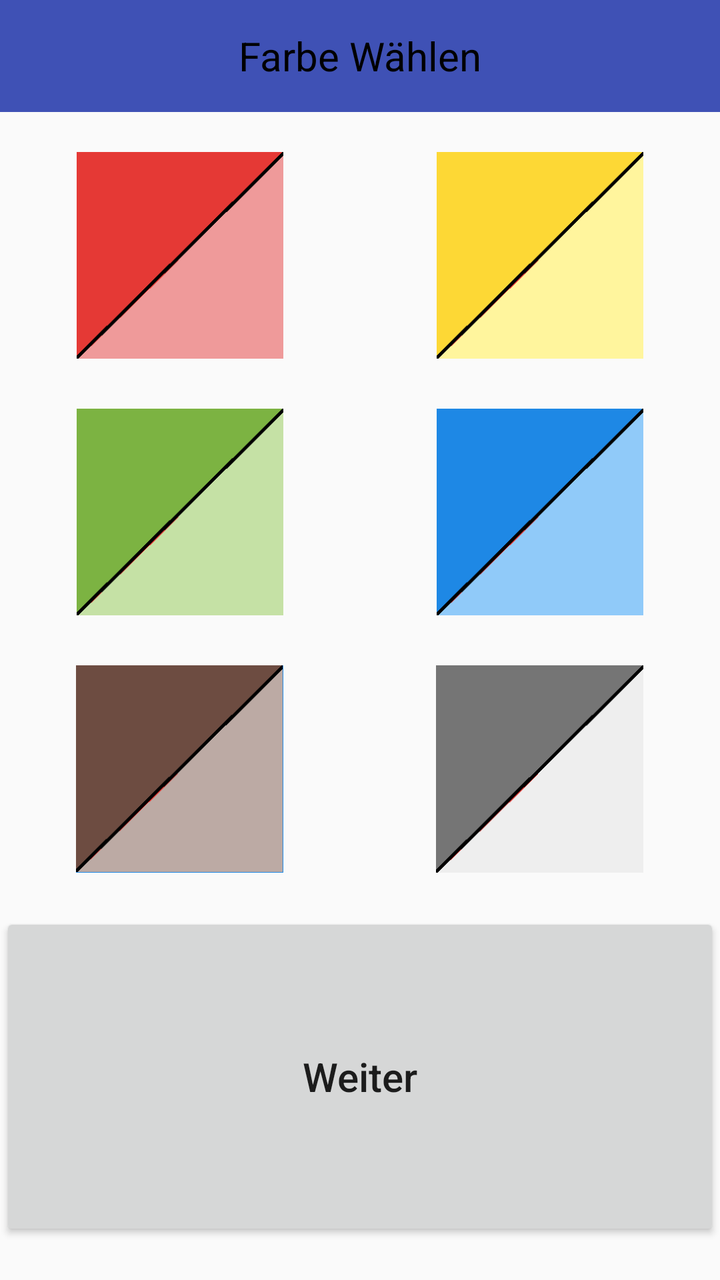
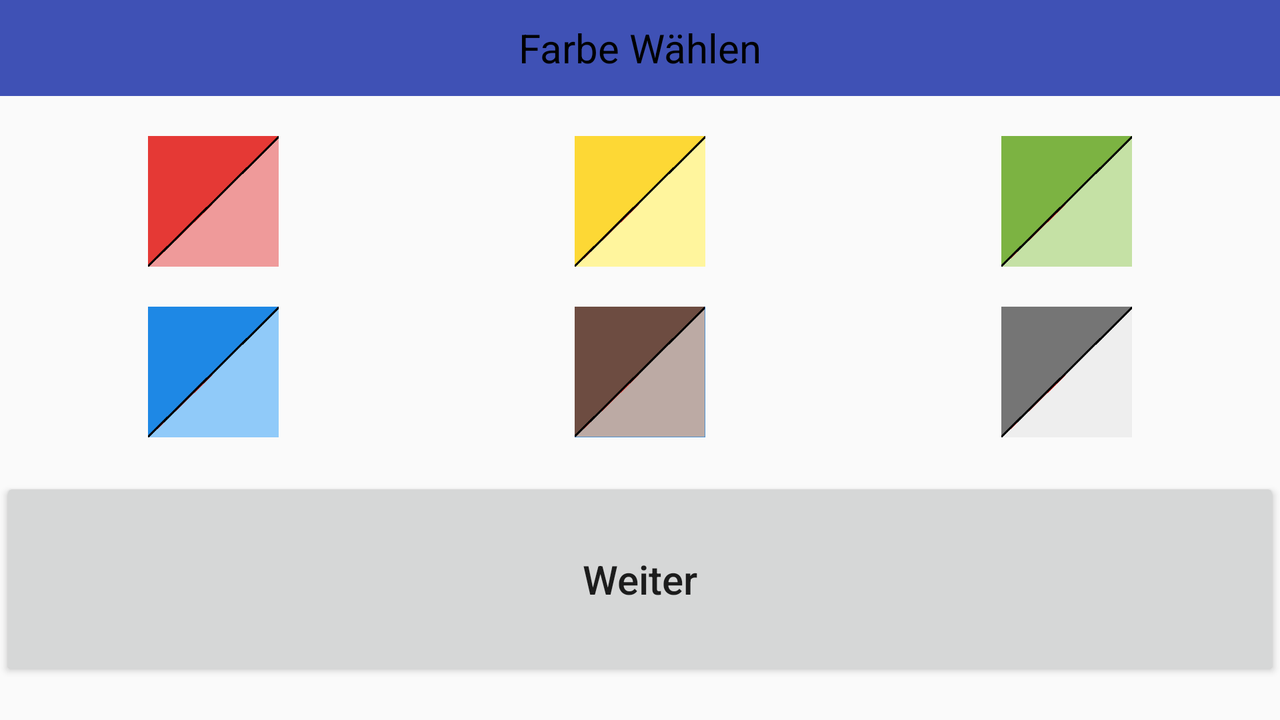

Two renders of one Android screen. The first uses the default layout on a phone; the second uses the alternative layout the repository ships for a different screen configuration, on a matching device. The two XML files are below.
<!-- AndroidManifest.xml: application theme AppTheme -->
<!-- res/layout/content_colour.xml -->
<?xml version="1.0" encoding="utf-8"?>
<TableLayout xmlns:android="http://schemas.android.com/apk/res/android"
    xmlns:app="http://schemas.android.com/apk/res-auto"
    xmlns:tools="http://schemas.android.com/tools"
    android:id="@+id/content_button_select"
    android:orientation="vertical"
    android:layout_width="match_parent"
    android:layout_height="match_parent"
    app:layout_behavior="@string/appbar_scrolling_view_behavior"
    tools:context="com.example.jrgen.test1.Colour"
    tools:showIn="@layout/activity_colour">

    <android.support.v7.widget.Toolbar
        android:id="@+id/my_toolbar"
        android:layout_width="match_parent"
        android:layout_height="?attr/actionBarSize"
        android:background="?attr/colorPrimary"
        android:layout_gravity="center"
        android:theme="@style/ThemeOverlay.AppCompat.ActionBar"
        app:popupTheme="@style/ThemeOverlay.AppCompat.Light" >
        <TextView
            android:layout_width="wrap_content"
            android:layout_height="wrap_content"
            android:text="@string/colourTitle"
            android:layout_gravity="center"
            android:textColor="@color/colorBlack"
            android:textSize="20sp"
            android:id="@+id/toolbar_title" />
    </android.support.v7.widget.Toolbar>

    <LinearLayout
        android:paddingTop="20dp"
        android:paddingBottom="10dp"
        android:layout_weight="1"
        android:orientation="horizontal"
        android:layout_width="match_parent"
        android:layout_height="match_parent"
        android:baselineAligned="false">
        <RelativeLayout
            android:layout_weight="1"
            android:layout_width="match_parent"
            android:layout_height="match_parent">
            <ImageButton
                android:contentDescription="@string/colour"
                android:id="@+id/imageButton1"
                android:layout_centerVertical="true"
                android:layout_centerHorizontal="true"
                android:layout_width="wrap_content"
                android:layout_height="wrap_content"
                app:srcCompat="@drawable/farben_rot"
                android:background="#00000000"
                android:scaleType="fitCenter"
                android:adjustViewBounds="true"  />

        </RelativeLayout>
        <RelativeLayout
            android:layout_weight="1"
            android:layout_width="match_parent"
            android:layout_height="match_parent">

            <ImageButton
                android:id="@+id/imageButton2"
                android:layout_centerVertical="true"
                android:layout_centerHorizontal="true"
                android:layout_width="wrap_content"
                android:layout_height="wrap_content"
                app:srcCompat="@drawable/farben_gelb"
                android:background="#00000000"
                android:scaleType="fitCenter"
                android:adjustViewBounds="true"
                android:contentDescription="@string/colour" />
        </RelativeLayout>
    </LinearLayout>
    <LinearLayout
        android:paddingTop="15dp"
        android:paddingBottom="15dp"
        android:layout_weight="1"
        android:orientation="horizontal"
        android:layout_width="match_parent"
        android:layout_height="match_parent"
        android:baselineAligned="false">
        <RelativeLayout
            android:layout_weight="1"
            android:layout_width="match_parent"
            android:layout_height="match_parent">

            <ImageButton
                android:contentDescription="@string/colour"
                android:text="@string/button"
                android:id="@+id/imageButton3"
                android:layout_centerVertical="true"
                android:layout_centerHorizontal="true"
                android:textAllCaps="false"
                android:layout_width="wrap_content"
                android:layout_height="wrap_content"
                app:srcCompat="@drawable/farben_gruen"
                android:background="#00000000"
                android:scaleType="fitCenter"
                android:adjustViewBounds="true" />

        </RelativeLayout>
        <RelativeLayout
            android:layout_weight="1"
            android:layout_width="match_parent"
            android:layout_height="match_parent">

            <ImageButton
                android:contentDescription="@string/colour"
                android:id="@+id/imageButton4"
                android:layout_centerVertical="true"
                android:layout_centerHorizontal="true"
                android:textAllCaps="false"
                android:layout_width="wrap_content"
                android:layout_height="wrap_content"
                app:srcCompat="@drawable/farben_blau"
                android:background="#00000000"
                android:scaleType="fitCenter"
                android:adjustViewBounds="true" />

        </RelativeLayout>
    </LinearLayout>
    <LinearLayout
        android:paddingTop="10dp"
        android:paddingBottom="20dp"
        android:layout_weight="1"
        android:orientation="horizontal"
        android:layout_width="match_parent"
        android:layout_height="match_parent"
        android:baselineAligned="false">
        <RelativeLayout
            android:layout_weight="1"
            android:layout_width="match_parent"
            android:layout_height="match_parent">
            <ImageButton
                android:contentDescription="@string/colour"
                android:id="@+id/imageButton5"
                android:layout_centerVertical="true"
                android:layout_centerHorizontal="true"
                android:layout_width="wrap_content"
                android:layout_height="wrap_content"
                app:srcCompat="@drawable/farben_braun"
                android:background="#00000000"
                android:scaleType="fitCenter"
                android:adjustViewBounds="true" />

        </RelativeLayout>
        <RelativeLayout
            android:layout_weight="1"
            android:layout_width="match_parent"
            android:layout_height="match_parent">

            <ImageButton
                android:contentDescription="@string/colour"
                android:id="@+id/imageButton6"
                android:layout_centerVertical="true"
                android:layout_centerHorizontal="true"
                android:layout_width="wrap_content"
                android:layout_height="wrap_content"
                app:srcCompat="@drawable/farben_grau"
                android:background="#00000000"
                android:scaleType="fitCenter"
                android:adjustViewBounds="true" />

        </RelativeLayout>
    </LinearLayout>

    <LinearLayout
        android:layout_marginLeft="@dimen/activity_horizontal_margin"
        android:layout_marginRight="@dimen/activity_horizontal_margin"
        android:paddingBottom="20dp"
        android:layout_weight="0.9"
        android:orientation="horizontal"
        android:layout_width="match_parent"
        android:layout_height="match_parent"
        android:baselineAligned="false">
        <Button
            android:text="@string/pContinue"
            android:layout_width="match_parent"
            android:layout_gravity="center_horizontal|center_vertical"
            android:layout_height="match_parent"
            android:textSize="20sp"
            android:textAllCaps="false"
            android:id="@+id/button1" />

    </LinearLayout>


</TableLayout>
<!-- res/layout/activity_colour.xml (included above) -->
<?xml version="1.0" encoding="utf-8"?>
<android.support.design.widget.CoordinatorLayout xmlns:android="http://schemas.android.com/apk/res/android"
    xmlns:tools="http://schemas.android.com/tools"
    android:layout_width="match_parent"
    android:layout_height="match_parent"
    android:fitsSystemWindows="true"
    tools:context="com.example.jrgen.test1.Colour">

    <include layout="@layout/content_colour" />

</android.support.design.widget.CoordinatorLayout>
<!-- resources referenced by this layout -->
<resources>
  <color name="colorBlack">#000000</color>
  <!-- drawable farben_blau: png bitmap (drawable, 2032 bytes) -->
  <!-- drawable farben_braun: png bitmap (drawable, 2045 bytes) -->
  <!-- drawable farben_gelb: png bitmap (drawable, 2024 bytes) -->
  <!-- drawable farben_grau: png bitmap (drawable, 2024 bytes) -->
  <!-- drawable farben_gruen: png bitmap (drawable, 2187 bytes) -->
  <!-- drawable farben_rot: png bitmap (drawable, 3206 bytes) -->
  <string name="button">Button</string>
  <string name="colour">Farbe</string>
  <string name="colourTitle">Farbe Wählen</string>
  <string name="pContinue">Weiter</string>
  <style name="AppTheme" parent="Theme.AppCompat.Light.NoActionBar">
          
          <item name="colorPrimary">@color/colorPrimary</item>
          <item name="colorPrimaryDark">@color/colorPrimaryDark</item>
          <item name="colorAccent">@color/colorAccent</item>
      </style>
  <color name="colorPrimary">#3F51B5</color>
  <color name="colorPrimaryDark">#303F9F</color>
  <color name="colorAccent">#FF4081</color>
</resources>
<!-- res/layout-land/content_colour.xml (the author's variant of the layout above) -->
<!-- drawn on the phone turned sideways -->
<?xml version="1.0" encoding="utf-8"?>
<TableLayout xmlns:android="http://schemas.android.com/apk/res/android"
    xmlns:app="http://schemas.android.com/apk/res-auto"
    xmlns:tools="http://schemas.android.com/tools"
    android:id="@+id/content_button_select"
    android:orientation="vertical"
    android:layout_width="match_parent"
    android:layout_height="match_parent"
    app:layout_behavior="@string/appbar_scrolling_view_behavior"
    tools:context="com.example.jrgen.test1.Colour"
    tools:showIn="@layout/activity_colour">

    <android.support.v7.widget.Toolbar
        android:id="@+id/my_toolbar"
        android:layout_width="match_parent"
        android:layout_height="?attr/actionBarSize"
        android:background="?attr/colorPrimary"
        android:layout_gravity="center"
        android:theme="@style/ThemeOverlay.AppCompat.ActionBar"
        app:popupTheme="@style/ThemeOverlay.AppCompat.Light" >
        <TextView
            android:layout_width="wrap_content"
            android:layout_height="wrap_content"
            android:text="@string/colourTitle"
            android:layout_gravity="center"
            android:textColor="@color/colorBlack"
            android:textSize="20sp"
            android:id="@+id/toolbar_title" />
    </android.support.v7.widget.Toolbar>

    <LinearLayout
        android:paddingTop="20dp"
        android:paddingBottom="10dp"
        android:layout_weight="1"
        android:orientation="horizontal"
        android:layout_width="match_parent"
        android:layout_height="match_parent"
        android:baselineAligned="false">
        <RelativeLayout
            android:layout_weight="1"
            android:layout_width="match_parent"
            android:layout_height="match_parent">
            <ImageButton
                android:contentDescription="@string/colour"
                android:id="@+id/imageButton1"
                android:layout_centerVertical="true"
                android:layout_centerHorizontal="true"
                android:layout_width="wrap_content"
                android:layout_height="wrap_content"
                app:srcCompat="@drawable/farben_rot"
                android:background="#00000000"
                android:scaleType="fitCenter"
                android:adjustViewBounds="true"  />

        </RelativeLayout>
        <RelativeLayout
            android:layout_weight="1"
            android:layout_width="match_parent"
            android:layout_height="match_parent">

            <ImageButton
                android:id="@+id/imageButton2"
                android:layout_centerVertical="true"
                android:layout_centerHorizontal="true"
                android:layout_width="wrap_content"
                android:layout_height="wrap_content"
                app:srcCompat="@drawable/farben_gelb"
                android:background="#00000000"
                android:scaleType="fitCenter"
                android:adjustViewBounds="true"
                android:contentDescription="@string/colour" />
        </RelativeLayout>

        <RelativeLayout
            android:layout_weight="1"
            android:layout_width="match_parent"
            android:layout_height="match_parent">

            <ImageButton
                android:contentDescription="@string/colour"
                android:text="@string/button"
                android:id="@+id/imageButton3"
                android:layout_centerVertical="true"
                android:layout_centerHorizontal="true"
                android:textAllCaps="false"
                android:layout_width="wrap_content"
                android:layout_height="wrap_content"
                app:srcCompat="@drawable/farben_gruen"
                android:background="#00000000"
                android:scaleType="fitCenter"
                android:adjustViewBounds="true" />

        </RelativeLayout>
    </LinearLayout>
    <LinearLayout
        android:paddingTop="10dp"
        android:paddingBottom="20dp"
        android:layout_weight="1"
        android:orientation="horizontal"
        android:layout_width="match_parent"
        android:layout_height="match_parent"
        android:baselineAligned="false">


        <RelativeLayout
            android:layout_weight="1"
            android:layout_width="match_parent"
            android:layout_height="match_parent">

            <ImageButton
                android:contentDescription="@string/colour"
                android:id="@+id/imageButton4"
                android:layout_centerVertical="true"
                android:layout_centerHorizontal="true"
                android:textAllCaps="false"
                android:layout_width="wrap_content"
                android:layout_height="wrap_content"
                app:srcCompat="@drawable/farben_blau"
                android:background="#00000000"
                android:scaleType="fitCenter"
                android:adjustViewBounds="true" />

        </RelativeLayout>

        <RelativeLayout
            android:layout_weight="1"
            android:layout_width="match_parent"
            android:layout_height="match_parent">
            <ImageButton
                android:contentDescription="@string/colour"
                android:id="@+id/imageButton5"
                android:layout_centerVertical="true"
                android:layout_centerHorizontal="true"
                android:layout_width="wrap_content"
                android:layout_height="wrap_content"
                app:srcCompat="@drawable/farben_braun"
                android:background="#00000000"
                android:scaleType="fitCenter"
                android:adjustViewBounds="true" />

        </RelativeLayout>
        <RelativeLayout
            android:layout_weight="1"
            android:layout_width="match_parent"
            android:layout_height="match_parent">

            <ImageButton
                android:contentDescription="@string/colour"
                android:id="@+id/imageButton6"
                android:layout_centerVertical="true"
                android:layout_centerHorizontal="true"
                android:layout_width="wrap_content"
                android:layout_height="wrap_content"
                app:srcCompat="@drawable/farben_grau"
                android:background="#00000000"
                android:scaleType="fitCenter"
                android:adjustViewBounds="true" />

        </RelativeLayout>
    </LinearLayout>

    <LinearLayout
        android:layout_marginLeft="@dimen/activity_horizontal_margin"
        android:layout_marginRight="@dimen/activity_horizontal_margin"
        android:paddingBottom="20dp"
        android:layout_weight="0.9"
        android:orientation="horizontal"
        android:layout_width="match_parent"
        android:layout_height="match_parent"
        android:baselineAligned="false">
        <Button
            android:text="@string/pContinue"
            android:layout_width="match_parent"
            android:layout_gravity="center_horizontal|center_vertical"
            android:layout_height="match_parent"
            android:textSize="20sp"
            android:textAllCaps="false"
            android:id="@+id/button1" />

    </LinearLayout>


</TableLayout>
<!-- res/layout/content_colour.xml (included above) -->
<?xml version="1.0" encoding="utf-8"?>
<TableLayout xmlns:android="http://schemas.android.com/apk/res/android"
    xmlns:app="http://schemas.android.com/apk/res-auto"
    xmlns:tools="http://schemas.android.com/tools"
    android:id="@+id/content_button_select"
    android:orientation="vertical"
    android:layout_width="match_parent"
    android:layout_height="match_parent"
    app:layout_behavior="@string/appbar_scrolling_view_behavior"
    tools:context="com.example.jrgen.test1.Colour"
    tools:showIn="@layout/activity_colour">

    <android.support.v7.widget.Toolbar
        android:id="@+id/my_toolbar"
        android:layout_width="match_parent"
        android:layout_height="?attr/actionBarSize"
        android:background="?attr/colorPrimary"
        android:layout_gravity="center"
        android:theme="@style/ThemeOverlay.AppCompat.ActionBar"
        app:popupTheme="@style/ThemeOverlay.AppCompat.Light" >
        <TextView
            android:layout_width="wrap_content"
            android:layout_height="wrap_content"
            android:text="@string/colourTitle"
            android:layout_gravity="center"
            android:textColor="@color/colorBlack"
            android:textSize="20sp"
            android:id="@+id/toolbar_title" />
    </android.support.v7.widget.Toolbar>

    <LinearLayout
        android:paddingTop="20dp"
        android:paddingBottom="10dp"
        android:layout_weight="1"
        android:orientation="horizontal"
        android:layout_width="match_parent"
        android:layout_height="match_parent"
        android:baselineAligned="false">
        <RelativeLayout
            android:layout_weight="1"
            android:layout_width="match_parent"
            android:layout_height="match_parent">
            <ImageButton
                android:contentDescription="@string/colour"
                android:id="@+id/imageButton1"
                android:layout_centerVertical="true"
                android:layout_centerHorizontal="true"
                android:layout_width="wrap_content"
                android:layout_height="wrap_content"
                app:srcCompat="@drawable/farben_rot"
                android:background="#00000000"
                android:scaleType="fitCenter"
                android:adjustViewBounds="true"  />

        </RelativeLayout>
        <RelativeLayout
            android:layout_weight="1"
            android:layout_width="match_parent"
            android:layout_height="match_parent">

            <ImageButton
                android:id="@+id/imageButton2"
                android:layout_centerVertical="true"
                android:layout_centerHorizontal="true"
                android:layout_width="wrap_content"
                android:layout_height="wrap_content"
                app:srcCompat="@drawable/farben_gelb"
                android:background="#00000000"
                android:scaleType="fitCenter"
                android:adjustViewBounds="true"
                android:contentDescription="@string/colour" />
        </RelativeLayout>
    </LinearLayout>
    <LinearLayout
        android:paddingTop="15dp"
        android:paddingBottom="15dp"
        android:layout_weight="1"
        android:orientation="horizontal"
        android:layout_width="match_parent"
        android:layout_height="match_parent"
        android:baselineAligned="false">
        <RelativeLayout
            android:layout_weight="1"
            android:layout_width="match_parent"
            android:layout_height="match_parent">

            <ImageButton
                android:contentDescription="@string/colour"
                android:text="@string/button"
                android:id="@+id/imageButton3"
                android:layout_centerVertical="true"
                android:layout_centerHorizontal="true"
                android:textAllCaps="false"
                android:layout_width="wrap_content"
                android:layout_height="wrap_content"
                app:srcCompat="@drawable/farben_gruen"
                android:background="#00000000"
                android:scaleType="fitCenter"
                android:adjustViewBounds="true" />

        </RelativeLayout>
        <RelativeLayout
            android:layout_weight="1"
            android:layout_width="match_parent"
            android:layout_height="match_parent">

            <ImageButton
                android:contentDescription="@string/colour"
                android:id="@+id/imageButton4"
                android:layout_centerVertical="true"
                android:layout_centerHorizontal="true"
                android:textAllCaps="false"
                android:layout_width="wrap_content"
                android:layout_height="wrap_content"
                app:srcCompat="@drawable/farben_blau"
                android:background="#00000000"
                android:scaleType="fitCenter"
                android:adjustViewBounds="true" />

        </RelativeLayout>
    </LinearLayout>
    <LinearLayout
        android:paddingTop="10dp"
        android:paddingBottom="20dp"
        android:layout_weight="1"
        android:orientation="horizontal"
        android:layout_width="match_parent"
        android:layout_height="match_parent"
        android:baselineAligned="false">
        <RelativeLayout
            android:layout_weight="1"
            android:layout_width="match_parent"
            android:layout_height="match_parent">
            <ImageButton
                android:contentDescription="@string/colour"
                android:id="@+id/imageButton5"
                android:layout_centerVertical="true"
                android:layout_centerHorizontal="true"
                android:layout_width="wrap_content"
                android:layout_height="wrap_content"
                app:srcCompat="@drawable/farben_braun"
                android:background="#00000000"
                android:scaleType="fitCenter"
                android:adjustViewBounds="true" />

        </RelativeLayout>
        <RelativeLayout
            android:layout_weight="1"
            android:layout_width="match_parent"
            android:layout_height="match_parent">

            <ImageButton
                android:contentDescription="@string/colour"
                android:id="@+id/imageButton6"
                android:layout_centerVertical="true"
                android:layout_centerHorizontal="true"
                android:layout_width="wrap_content"
                android:layout_height="wrap_content"
                app:srcCompat="@drawable/farben_grau"
                android:background="#00000000"
                android:scaleType="fitCenter"
                android:adjustViewBounds="true" />

        </RelativeLayout>
    </LinearLayout>

    <LinearLayout
        android:layout_marginLeft="@dimen/activity_horizontal_margin"
        android:layout_marginRight="@dimen/activity_horizontal_margin"
        android:paddingBottom="20dp"
        android:layout_weight="0.9"
        android:orientation="horizontal"
        android:layout_width="match_parent"
        android:layout_height="match_parent"
        android:baselineAligned="false">
        <Button
            android:text="@string/pContinue"
            android:layout_width="match_parent"
            android:layout_gravity="center_horizontal|center_vertical"
            android:layout_height="match_parent"
            android:textSize="20sp"
            android:textAllCaps="false"
            android:id="@+id/button1" />

    </LinearLayout>


</TableLayout>
